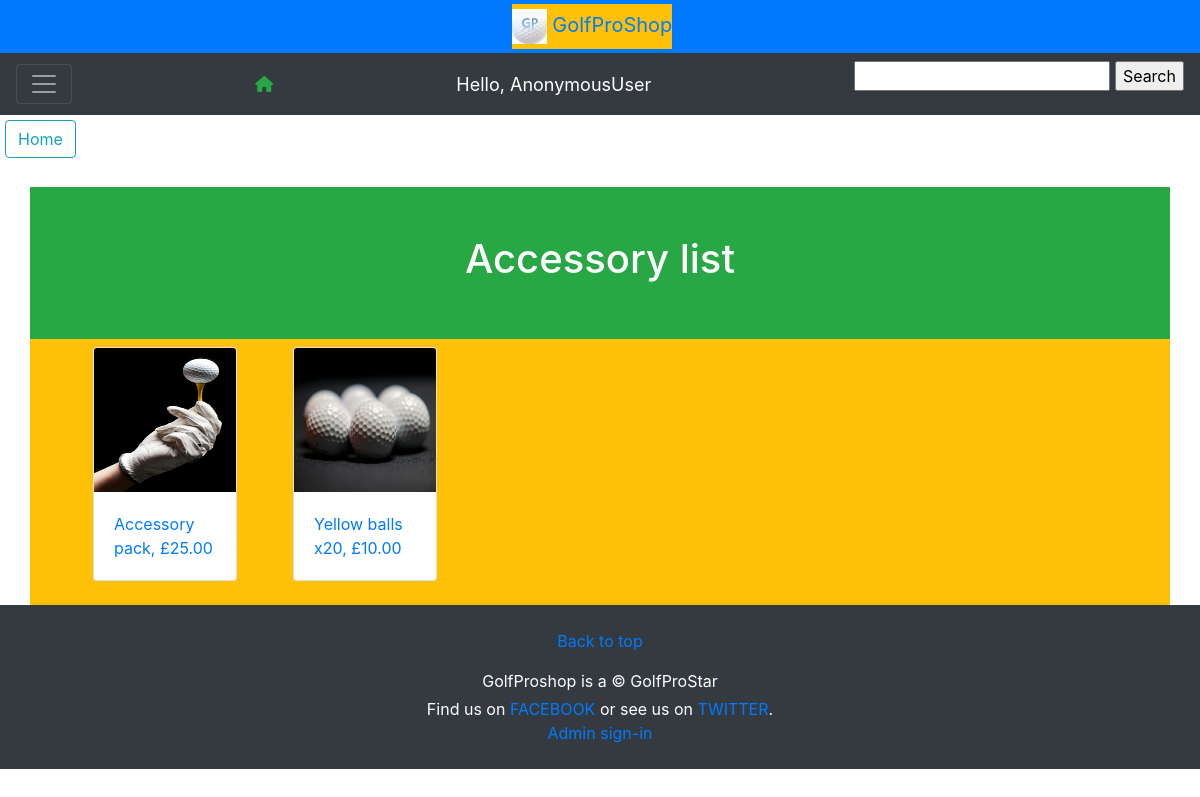
Page /ProductListAccess/ on the earlier database version.
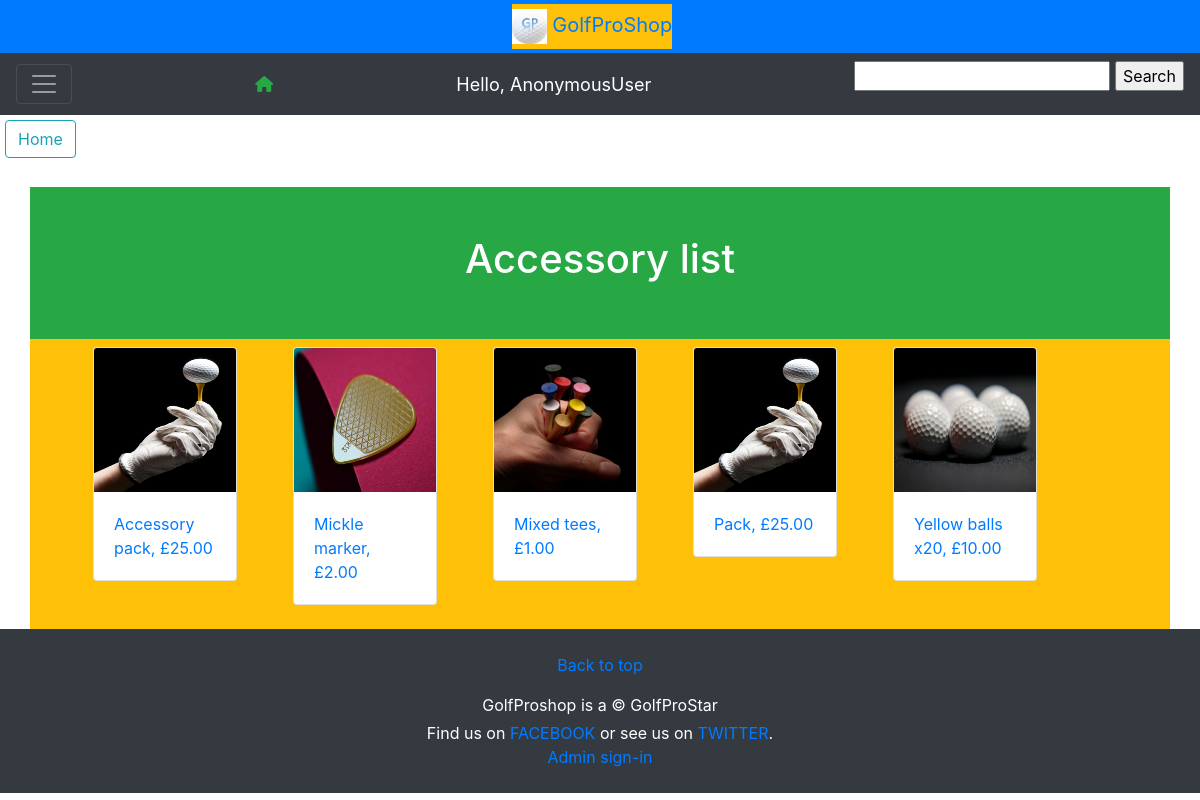
Same page on the later database version.
### golfshop/models.py (models this page shows, shortened)
class Product(models.Model):
    BRAND_CHOICES = (('WIL','Wilson'),('PK','Pike'),('FZ','Frazer'))
    GRIPDIRECTION_CHOICES = (('LH','Left hand'),('RH','Right hand'))
    CLUB_TYPE_CHOICES = [
        ('OTHER', (
            ('F','FullSet'),('H','HalfSet'),
            ('DR','Driver'),('W','Wedge'),('P','Putter'),('F','Fairway')
            )
        ),
        ('IRON', (
            ('3i','3 iron'),('4i','4 iron'),('5i','5 iron'),('6i','6 iron'),
            ('7i','7 iron'),('8i','8 iron')
            )
        ),
        ]
    GENDER_CHOICES= (('L','Ladies'),('M','Mens'),('J','Juniors'))
    SIZE_CHOICES= (('SM','Short'),('M','Medium'),('L','Large'))
    STOCKCONDITION= (('OOS','Out of stock'),('IS','In stock'))
    CATEGORY_CHOICES= (('A','Accessory'),('C','Club'),('S','SetOfClubs'))
    image= models.ImageField(upload_to='images/', blank=True)
    name= models.CharField(max_length=20, blank=True)
    brand= models.CharField(max_length=20, choices=BRAND_CHOICES, blank=True)
    category= models.CharField(max_length=20, choices=CATEGORY_CHOICES, blank=True)
    type= models.CharField(max_length=20, choices=CLUB_TYPE_CHOICES, blank=True)
    summary= models.CharField(max_length=200, blank=True)
    size= models.CharField(max_length=10, choices=SIZE_CHOICES, blank=True)
    gripDirection= models.CharField(max_length=10, choices=GRIPDIRECTION_CHOICES, blank=True)
    gender= models.CharField(max_length=10, choices=GENDER_CHOICES, blank=True)
    price= models.DecimalField(max_digits=6, decimal_places=2)
    stockCondition= models.CharField(max_length=10, choices=STOCKCONDITION, default='IS')
    quantity= models.PositiveIntegerField(default=0)

### golfshop/views.py (the view)
# urls.py: path('ProductListAccess/', golfshop.views.accessory, name="ProductListAccess"),
def accessory(request):
    try:
        queryset = Product.objects.filter(category__startswith='A').order_by("name")
    except Product.DoesNotExist:
        raise Http404("Club not found")
    return render(request, 'ProductListAccess.html', {'product':queryset,})

### golfshop/templates/ProductListAccess.html (shortened to what this page needs)
{% extends 'Base.html' %}
{% load static %}
{% block content %}
<a href="{% url 'Home' %}" class="btn btn-outline-info" style="margin:5px" role="button">Home</a>
<br>
<br>
<div class="container bg-success text-white text-center p-5" >
        <h1>Accessory list</h1>
</div>
<div class="container  bg-warning text-dark ">
    <div style="display: flex; flex-direction: row; flex-wrap: wrap">
    {% for product in product %}
        <ul>
            <div class="card" style="width: 9rem;  margin: 8px">
                <img src="{{ product.image.url }}" class="card-img-top" style="height: 9rem" alt="accessories">
                    <div class="card-body">
                        <a href="{% url 'SingleProduct' product.id %}">
                            {{product.name | capfirst}}, £{{product.price }}
                        </a>
                    </div>
            </div>
        </ul>
    {% endfor %}
    </div>
</div>
{% endblock %}

Differences in the rows shown:
added Product: image (picture), name "Mickle marker", price "2.00"
added Product: image (picture), name "Mixed tees", price "1.00"
added Product: image (picture), name "Pack", price "25.00"
